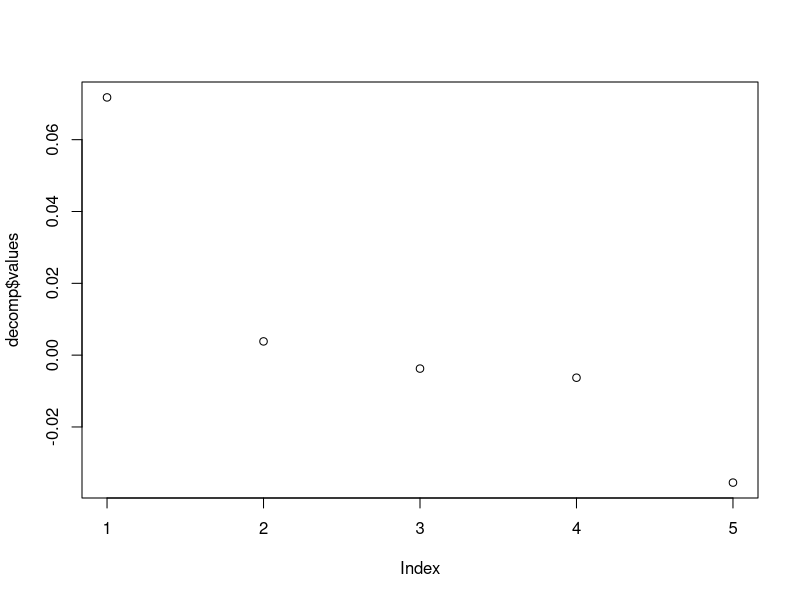

Reproduce this figure in R.
## ---- chunk 1
set.seed(42)
## ---- chunk 2
n <- c(10, 100, 1000)
samples <- vector(mode = "list", length = length(n))

mu <- 1
sigma <- 0.5

for (i in 1:length(n)) {
  samples[[i]] <- rnorm(n[i], mean = mu, sd = sigma)
}
## ---- chunk 3
z_multi <- 1.96
intervals <- vector("list", length(n))

for (i in 1:length(n)) {
  x_bar <- mean(samples[[i]])
  diff <- z_multi * sigma / sqrt(n[i])
  intervals[[i]] <- c(x_bar - diff, x_bar + diff)
}
## ---- chunk 4
num <- 1000
n <- 100
diff <- z_multi * sigma / sqrt(n)
count_in <- 0

for (i in 1:num) {
  sample <- rnorm(n, mean = mu, sd = sigma)
  x_bar <- mean(sample)
  if(x_bar - diff < mu & x_bar + diff > mu) {
    count_in <- count_in + 1
  }
}
print(count_in)
## ---- chunk 5
mat_v <- matrix(c(1, 2, 3, 2, 1, 0, 4, -4, 1, -1, 1, -1, 0, 3, 5), nrow = 3, ncol=5)

l2_norm <- function(vec) {
  sqrt(sum(vec^2))
}

num_cols <- dim(mat_v)[2]
mat_d <- matrix(1:25, nrow = num_cols, ncol = num_cols)
for (i in 1:num_cols) {
  for (j in 1:num_cols) {
    mat_d[i, j] <- l2_norm(mat_v[,i] - mat_v[,j])
  }
}
mat_d
## ---- chunk 6
tau <- 1 / 20
mat_sig <- matrix(1:25, nrow = num_cols, ncol = num_cols)
mat_d_square <- mat_d %*% mat_d

for (i in 1:num_cols) {
  for (j in 1:num_cols) {
    mat_sig[i, j] <- exp(-1 * tau * mat_d_square[i, j])
  }
}
mat_sig
## ---- chunk 7
decomp <- eigen(mat_sig)

plot(decomp$values)
## ---- chunk 8
frob_norm <- function(mat_input) {
  decomp <- eigen(mat_input)
  return(sqrt(sum(decomp$values^2)))
}
## ---- chunk 9
epsilon <- 0.5

# the eigen values are the diagonal entries of lambda
for (l in 1:length(decomp$values)) {
  diag_entries <- numeric(length(decomp$values))
  diag_entries[1:l] <- decomp$values[1:l]
  sig_l <- decomp$vectors %*% diag(diag_entries) %*% t(decomp$vectors)
  mat_diff <- mat_sig - sig_l
  err_val <- frob_norm(mat_diff) / frob_norm(mat_sig)
  print(err_val)
}
